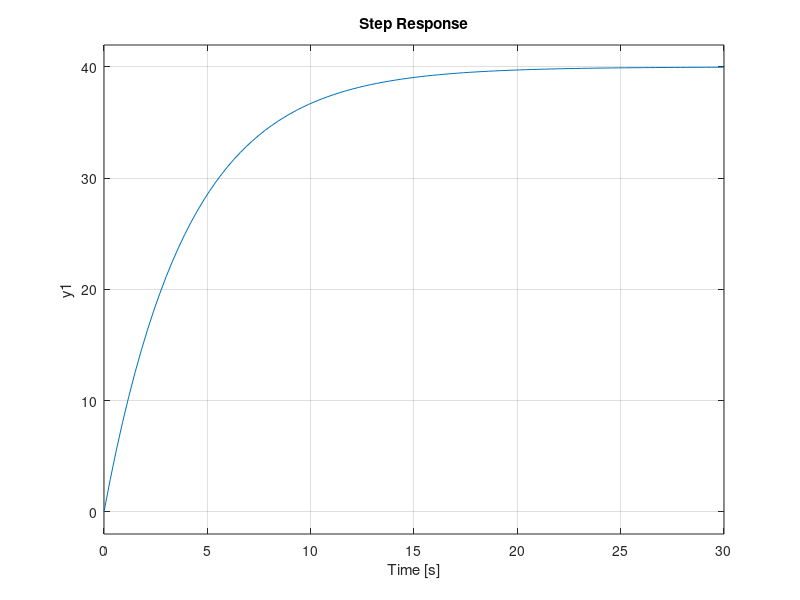
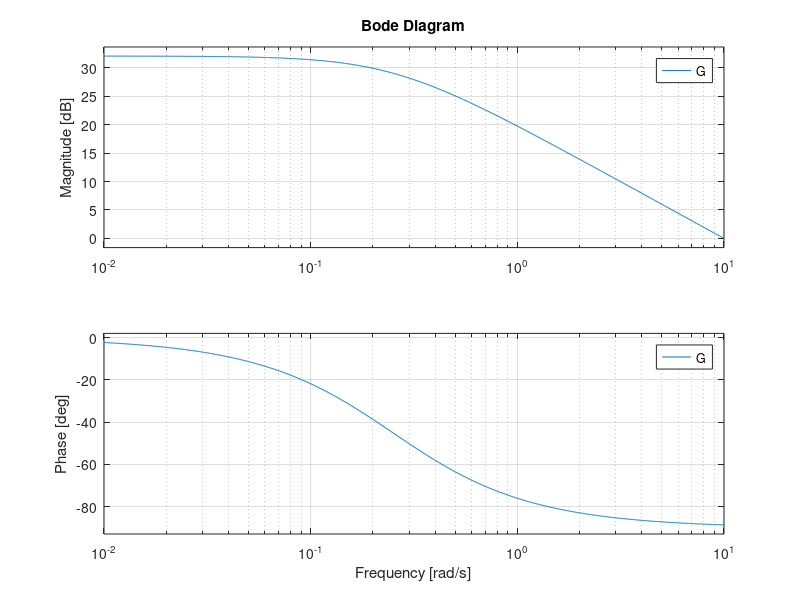
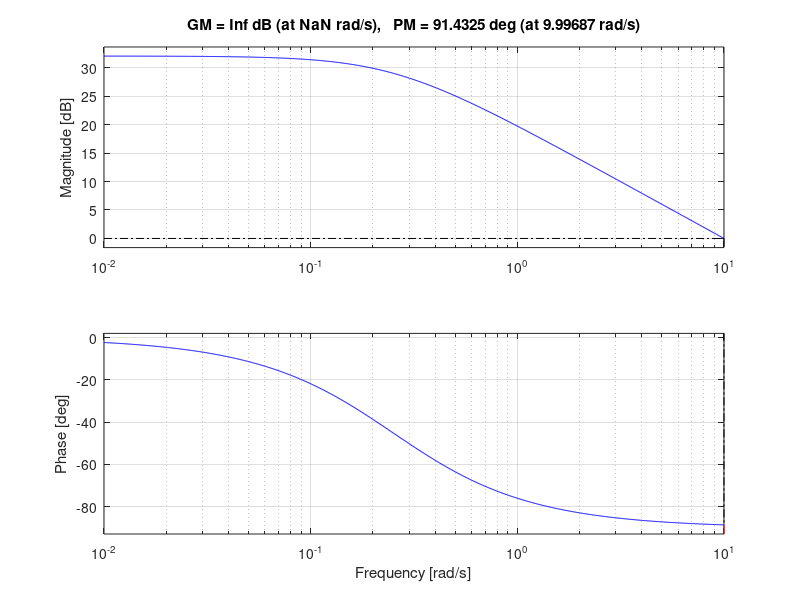

The MATLAB source for these figures, in order:
% ------------------------------------------------------------------------------------------
% Exercise taken from book:
% "Introduction to Microcontroller Programming for Power Electronics Control Applications"
% M.Rossi, N.Toscani, F.Castelli Dezza, M.Mauri (2020)
% check: https://www.amazon.it/gp/product/B0933J7KNN/ref=dbs_a_def_rwt_hsch_vapi_tkin_p1_i0
% ------------------------------------------------------------------------------------------

clear % all variables in the workspace are deleted
clc % the commands printed in the command windows are deleted

% data

R = 0.025; % [Ohm]
L = 0.1; % [H]

tau_n = L/R; % [s] natural time constant

% desired characteristics

T_A = 1; % [s] desired settling time
tau_F = T_A/5; % [s] desired time constant
wc = 1/tau_F; % [rad/s] desired bandwidth

% tf()

s = tf('s'); % definition of s in the Laplace domain
G = 1/(R+s*L); % defninition of the transfer function V-I of the system

% step()

figure
step(G) % natural step response

kpmax=R+sqrt(2*R^2+wc^2*L^2);
kp = 0.9*kpmax; % proportional gain
ki = -wc^2*L+wc*sqrt(2*wc^2*L^2-kp^2+R^2+2*kp*R); % integral gain
% 
Reg = kp+ki/s; % controller transfer function
% 
L = Reg*G;

% bode

figure
bode(G)

% margin

figure
margin(G)
